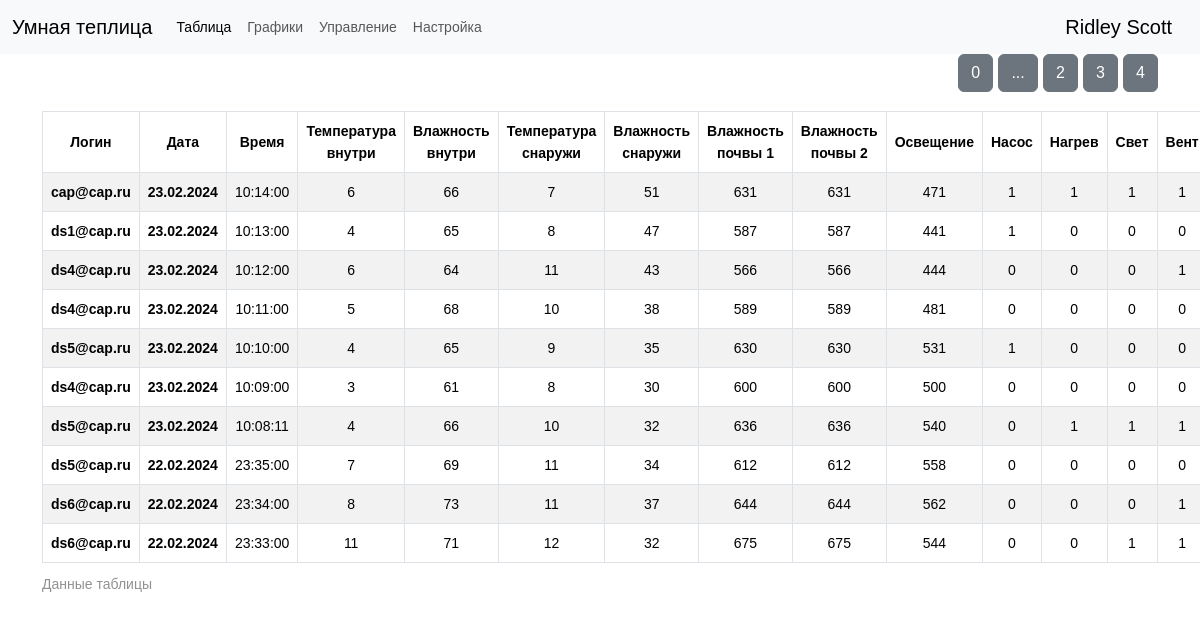
Page /table/1 (signed in) on the committed database.
### data/users.py (models this page shows, shortened)
class User(SqlAlchemyBase,UserMixin):
    __tablename__ = 'users'
    id = sqlalchemy.Column(sqlalchemy.Integer, primary_key=True, autoincrement=True)
    surname = sqlalchemy.Column(sqlalchemy.String, nullable=True)
    name = sqlalchemy.Column(sqlalchemy.String, nullable=True)
    email = sqlalchemy.Column(sqlalchemy.String, index=True, unique=True, nullable=True)
    hashed_password = sqlalchemy.Column(sqlalchemy.String, nullable=True)
    modified_date = sqlalchemy.Column(sqlalchemy.DateTime, default=datetime.datetime.now)
    token = sqlalchemy.Column(sqlalchemy.String, nullable=True, default='NNNNNNNNNNN')

### data/sensors.py (models this page shows, shortened)
class Sensors(SqlAlchemyBase):
    __tablename__ = 'sensors'
    id = sqlalchemy.Column(sqlalchemy.Integer, primary_key=True, autoincrement=True)
    date = sqlalchemy.Column(sqlalchemy.DateTime, default=datetime.datetime.now)
    temp_in = sqlalchemy.Column(sqlalchemy.Integer, nullable=True, default=0)
    humidity_in = sqlalchemy.Column(sqlalchemy.Integer, nullable=True, default=0)
    temp_out = sqlalchemy.Column(sqlalchemy.Integer, nullable=True, default=0)
    humidity_out = sqlalchemy.Column(sqlalchemy.Integer, nullable=True, default=0)
    moisture1 = sqlalchemy.Column(sqlalchemy.Integer, nullable=True, default=0)
    moisture2 = sqlalchemy.Column(sqlalchemy.Integer, nullable=True, default=0)
    light = sqlalchemy.Column(sqlalchemy.Integer, nullable=True, default=0)
    token = sqlalchemy.Column(sqlalchemy.String, nullable=True, default='NNNNNNNNNNN')
    pump = sqlalchemy.Column(sqlalchemy.Integer, default=0)
    heat = sqlalchemy.Column(sqlalchemy.Integer, default=0)
    led = sqlalchemy.Column(sqlalchemy.Integer, default=0)
    fan = sqlalchemy.Column(sqlalchemy.Integer, default=0)

### main.py (the view)
@app.route('/table/<page>')
@login_required
def table_page(page):
    db_sess = db_session.create_session()
    base_data = db_sess.query(Sensors).filter(current_user.is_authenticated, (Sensors.token == current_user.token) | (current_user.id == 1)).all()
    users = db_sess.query(User).all()
    names = {name.token: (name.surname, name.name, name.email) for name in users}
    return render_template('table.html', len_data=int(len(base_data) / 10) + 1,
                           names=names, base_data=base_data[::-1], page=int(page), token=current_user.token,
                           up=True)

### data/db_session.py (called while the page is built)
def create_session() -> Session:
    global __factory
    return __factory()

### main.py (called while the page is built)
@login_manager.user_loader
def load_user(user_id):
    db_sess = db_session.create_session()
    return db_sess.query(User).get(user_id)

### templates/table.html (shortened to what this page needs)
{% extends "base.html" %}
{% block content %}
<div class="button_next">
<p>
    {% for item in range(len_data) %}
      {% if page != item %}
        <a href="{{ item  }}" class="btn btn-secondary">{{ item}}</a>
      {% else %}
         <a href="" class="btn btn-secondary">...</a>
   {% endif %}
    {% endfor %}
<div class="table_container">
<table class="table table-striped table-hover table-bordered">
    <caption>Данные таблицы</caption>
    <thead>
    <tr>
      {% if current_user.is_authenticated and current_user.id == 1  %}
      <th scope="col"align="center">Логин</th>
       {% endif %}
      <th scope="col"align="center">Дата</th>
      <th scope="col">Время</th>
      <th scope="col">Температура внутри</th>
      <th scope="col">Влажность внутри</th>
      <th scope="col">Температура снаружи</th>
      <th scope="col">Влажность снаружи</th>
      <th scope="col">Влажность почвы 1</th>
      <th scope="col">Влажность почвы 2</th>
      <th scope="col">Освещение</th>
      <th scope="col">Насос</th>
      <th scope="col">Нагрев</th>
      <th scope="col">Свет</th>
      <th scope="col">Вент</th>
    </tr>
  </thead>
  <tbody>
  {% for item in base_data[page * 10:(page + 1)*10] %}
  <tr>
    {% if current_user.is_authenticated and current_user.id == 1  %}
      <th scope="col"align="center">{{ names[item.token][2] }}</th>
       {% endif %}
    <th scope="row">{{item.date.strftime("%d.%m.%Y")}}</td>
    <td>{{item.date.strftime("%H:%M:%S")}}</td>
    <td>{{item.temp_in}}</td>
    <td>{{item.humidity_in}}</td>
    <td>{{item.temp_out}}</td>
    <td>{{item.humidity_out}}</td>
    <td>{{item.moisture1}}</td>
    <td>{{item.moisture2}}</td>
    <td>{{item.light}}</td>
    <td>{{item.pump}}</td>
    <td>{{item.heat}}</td>
    <td>{{item.led}}</td>
    <td>{{item.fan}}</td>
  </tr>
  {% endfor %}
  </tbody>
  </table>
</div>
{% endblock %}

### templates/base.html (shortened to what this page needs)
<!doctype html>
<html lang="en">
<head>
    <link rel="stylesheet"
          href="/static/css/bootstrap.min.css">
    <link rel="stylesheet" type="text/css" href="/static/css/gauge1.css"/>
    <link rel="stylesheet" type="text/css" href="/static/css/gauge2.css"/>
    <link rel="stylesheet" type="text/css" href="/static/css/gauge3.css"/>
    <link rel="stylesheet" type="text/css" href="/static/css/gauge4.css"/>
    <link rel="stylesheet" type="text/css" href="/static/css/gauge5.css"/>
    <link rel="stylesheet" type="text/css" href="/static/css/gauge6.css"/>
    <link rel="stylesheet" type="text/css" href="/static/css/gauge7.css"/>
    <link rel="stylesheet" type="text/css" href="/static/css/gauge8.css"/>
    <link rel="stylesheet" type="text/css" href="/static/css/gauge9.css"/>
    <link rel="stylesheet" type="text/css" href="/static/css/gauge10.css"/>
    <link rel="stylesheet" type="text/css" href="/static/css/gauge11.css"/>
    <link rel="stylesheet" type="text/css" href="/static/css/gauge12.css"/>
    <link rel="stylesheet" type="text/css" href="/static/css/gauge13.css"/>
    <link rel="stylesheet" type="text/css" href="/static/css/gauge14.css"/>
    <link rel="stylesheet" type="text/css" href="/static/css/gauge15.css"/>
    <link rel="stylesheet" type="text/css" href="/static/css/gauge16.css"/>
    <link rel="stylesheet" type="text/css" href="/static/css/style.css"/>
</head>
<body>
<header>
    <nav class="navbar navbar-expand-lg navbar-light bg-light">
        <div class="container-fluid">
            <a class="navbar-brand" href="../readme">Умная теплица</a>
            <div class="collapse navbar-collapse" id="navbarNav">
                <ul class="navbar-nav">
                    <li class="nav-item">
                        <a class="nav-link active" aria-current="page" href="../table/0">Таблица</a>
                    </li>
                    <li class="nav-item">
                        <a class="nav-link" href="../grafik">Графики</a>
                    </li>
                    <li class="nav-item">
                        <a class="nav-link" href="../dashboard">Управление</a>
                    </li>
                    <li class="nav-item">
                        <a class="nav-link" href="../send_param">Настройка</a>
                    </li>
                </ul>
            </div>
            {% if current_user.is_authenticated %}
            <a class="navbar-brand" href="/logout">{{ current_user.name }} {{ current_user.surname }}</a>
            {% else %}
            <p>
                <a class="btn btn-success" href="/login">Войти</a>
            </p>
            {% endif %}
    </nav>
</header>
<main role="main" class="container">
    {% block content %}{% endblock %}
</main>
</body>
</html>

### rows in the picture
User: name "Ridley", surname "Scott"
Sensors: token.email "cap@cap.ru", date "23.02.2024", date "10:14:00", temp_in "6", humidity_in "66", temp_out "7", humidity_out "51", moisture1 "631", moisture2 "631", light "471", pump "1", heat "1", led "1", fan "1"
Sensors: token.email "ds1@cap.ru", date "23.02.2024", date "10:13:00", temp_in "4", humidity_in "65", temp_out "8", humidity_out "47", moisture1 "587", moisture2 "587", light "441", pump "1", heat "0", led "0", fan "0"
Sensors: token.email "ds4@cap.ru", date "23.02.2024", date "10:12:00", temp_in "6", humidity_in "64", temp_out "11", humidity_out "43", moisture1 "566", moisture2 "566", light "444", pump "0", heat "0", led "0", fan "1"
Sensors: token.email "ds4@cap.ru", date "23.02.2024", date "10:11:00", temp_in "5", humidity_in "68", temp_out "10", humidity_out "38", moisture1 "589", moisture2 "589", light "481", pump "0", heat "0", led "0", fan "0"
Sensors: token.email "ds5@cap.ru", date "23.02.2024", date "10:10:00", temp_in "4", humidity_in "65", temp_out "9", humidity_out "35", moisture1 "630", moisture2 "630", light "531", pump "1", heat "0", led "0", fan "0"
Sensors: token.email "ds4@cap.ru", date "23.02.2024", date "10:09:00", temp_in "3", humidity_in "61", temp_out "8", humidity_out "30", moisture1 "600", moisture2 "600", light "500", pump "0", heat "0", led "0", fan "0"
Sensors: token.email "ds5@cap.ru", date "23.02.2024", date "10:08:11", temp_in "4", humidity_in "66", temp_out "10", humidity_out "32", moisture1 "636", moisture2 "636", light "540", pump "0", heat "1", led "1", fan "1"
Sensors: token.email "ds5@cap.ru", date "22.02.2024", date "23:35:00", temp_in "7", humidity_in "69", temp_out "11", humidity_out "34", moisture1 "612", moisture2 "612", light "558", pump "0", heat "0", led "0", fan "0"
Sensors: token.email "ds6@cap.ru", date "22.02.2024", date "23:34:00", temp_in "8", humidity_in "73", temp_out "11", humidity_out "37", moisture1 "644", moisture2 "644", light "562", pump "0", heat "0", led "0", fan "1"
Sensors: token.email "ds6@cap.ru", date "22.02.2024", date "23:33:00", temp_in "11", humidity_in "71", temp_out "12", humidity_out "32", moisture1 "675", moisture2 "675", light "544", pump "0", heat "0", led "1", fan "1"

### other values in the picture
{{ item }} "0" "2" "3" "4"
